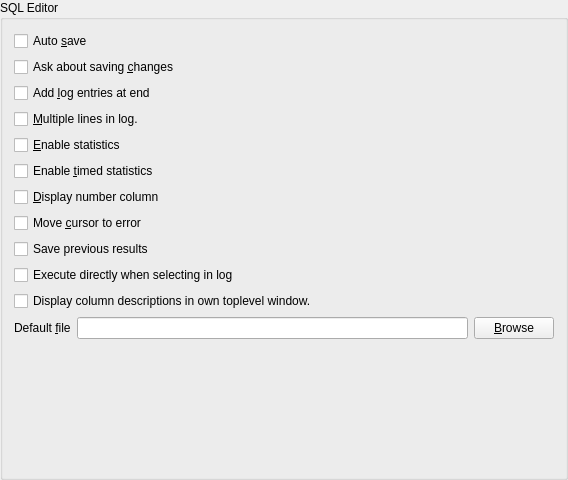
<ui version="4.0" >
 <class>toWorksheetSetupUI</class>
 <widget class="QWidget" name="toWorksheetSetupUI" >
  <property name="geometry" >
   <rect>
    <x>0</x>
    <y>0</y>
    <width>568</width>
    <height>480</height>
   </rect>
  </property>
  <property name="windowTitle" >
   <string>Form1</string>
  </property>
  <property name="toolTip" >
   <string>Automatically save file when closing editor (Without asking any questions).</string>
  </property>
  <layout class="QGridLayout" >
   <property name="leftMargin" >
    <number>0</number>
   </property>
   <property name="topMargin" >
    <number>0</number>
   </property>
   <property name="rightMargin" >
    <number>0</number>
   </property>
   <property name="bottomMargin" >
    <number>0</number>
   </property>
   <property name="horizontalSpacing" >
    <number>6</number>
   </property>
   <property name="verticalSpacing" >
    <number>6</number>
   </property>
   <item row="0" column="0" >
    <widget class="QGroupBox" name="GroupBox1" >
     <property name="title" >
      <string>SQL Editor</string>
     </property>
     <layout class="QGridLayout" >
      <property name="leftMargin" >
       <number>11</number>
      </property>
      <property name="topMargin" >
       <number>11</number>
      </property>
      <property name="rightMargin" >
       <number>11</number>
      </property>
      <property name="bottomMargin" >
       <number>11</number>
      </property>
      <property name="horizontalSpacing" >
       <number>6</number>
      </property>
      <property name="verticalSpacing" >
       <number>6</number>
      </property>
      <item row="0" column="0" colspan="3" >
       <widget class="QCheckBox" name="AutoSave" >
        <property name="text" >
         <string>Auto &amp;save</string>
        </property>
       </widget>
      </item>
      <item row="1" column="0" colspan="3" >
       <widget class="QCheckBox" name="CheckSave" >
        <property name="toolTip" >
         <string>Ask about saving changes when closing worksheet.</string>
        </property>
        <property name="text" >
         <string>Ask about saving &amp;changes</string>
        </property>
       </widget>
      </item>
      <item row="2" column="0" colspan="3" >
       <widget class="QCheckBox" name="LogAtEnd" >
        <property name="toolTip" >
         <string>Add newly executed queries at end of log instead of top. Changing this will mess up the log in the windows that are opened.</string>
        </property>
        <property name="text" >
         <string>Add &amp;log entries at end</string>
        </property>
       </widget>
      </item>
      <item row="3" column="0" colspan="3" >
       <widget class="QCheckBox" name="LogMulti" >
        <property name="toolTip" >
         <string>Display multiple lines in the SQL column of the logging.</string>
        </property>
        <property name="text" >
         <string>&amp;Multiple lines in log.</string>
        </property>
       </widget>
      </item>
      <item row="4" column="0" colspan="3" >
       <widget class="QCheckBox" name="Statistics" >
        <property name="toolTip" >
         <string>Enable statistic collection per default.</string>
        </property>
        <property name="text" >
         <string>&amp;Enable statistics</string>
        </property>
       </widget>
      </item>
      <item row="5" column="0" colspan="3" >
       <widget class="QCheckBox" name="TimedStatistics" >
        <property name="toolTip" >
         <string>Enable timed statistics as well when collecting normal statistics.</string>
        </property>
        <property name="text" >
         <string>Enable &amp;timed statistics</string>
        </property>
       </widget>
      </item>
      <item row="6" column="0" colspan="3" >
       <widget class="QCheckBox" name="DisplayNumber" >
        <property name="toolTip" >
         <string>Add a numbering column to the left of the result.</string>
        </property>
        <property name="text" >
         <string>&amp;Display number column</string>
        </property>
       </widget>
      </item>
      <item row="7" column="0" colspan="3" >
       <widget class="QCheckBox" name="MoveToError" >
        <property name="toolTip" >
         <string>Move the cursor to an error if the error occurs.</string>
        </property>
        <property name="text" >
         <string>Move &amp;cursor to error</string>
        </property>
       </widget>
      </item>
      <item row="8" column="0" colspan="3" >
       <widget class="QCheckBox" name="History" >
        <property name="toolTip" >
         <string>Keep previous results in while editor is open. Will consume lot of memory.</string>
        </property>
        <property name="text" >
         <string>Save previous results</string>
        </property>
       </widget>
      </item>
      <item row="11" column="1" >
       <widget class="QLineEdit" name="DefaultFile" />
      </item>
      <item row="11" column="2" >
       <widget class="QPushButton" name="FileChoose" >
        <property name="text" >
         <string>&amp;Browse</string>
        </property>
       </widget>
      </item>
      <item row="11" column="0" >
       <widget class="QLabel" name="TextLabel1" >
        <property name="toolTip" >
         <string>File to automatically open in a new editor.</string>
        </property>
        <property name="text" >
         <string>Default &amp;file</string>
        </property>
        <property name="wordWrap" >
         <bool>false</bool>
        </property>
        <property name="buddy" >
         <cstring>DefaultFile</cstring>
        </property>
       </widget>
      </item>
      <item row="12" column="1" >
       <spacer>
        <property name="orientation" >
         <enum>Qt::Vertical</enum>
        </property>
        <property name="sizeType" >
         <enum>QSizePolicy::Expanding</enum>
        </property>
        <property name="sizeHint" >
         <size>
          <width>20</width>
          <height>160</height>
         </size>
        </property>
       </spacer>
      </item>
      <item row="9" column="0" colspan="3" >
       <widget class="QCheckBox" name="ExecLog" >
        <property name="toolTip" >
         <string>Execute a statement when it is
			selected in the log, if disabled simply selected
			the statement in the log.</string>
        </property>
        <property name="text" >
         <string>Execute directly when selecting in log</string>
        </property>
       </widget>
      </item>
      <item row="10" column="0" colspan="3" >
       <widget class="QCheckBox" name="ToplevelDescribe" >
        <property name="toolTip" >
         <string>Execute a statement when it is
			selected in the log, if disabled simply selected
			the statement in the log.</string>
        </property>
        <property name="text" >
         <string>Display column descriptions in own toplevel window.</string>
        </property>
       </widget>
      </item>
     </layout>
    </widget>
   </item>
  </layout>
 </widget>
 <layoutdefault spacing="6" margin="11" />
 <pixmapfunction>qPixmapFromMimeSource</pixmapfunction>
 <tabstops>
  <tabstop>AutoSave</tabstop>
  <tabstop>CheckSave</tabstop>
  <tabstop>LogAtEnd</tabstop>
  <tabstop>LogMulti</tabstop>
  <tabstop>Statistics</tabstop>
  <tabstop>TimedStatistics</tabstop>
  <tabstop>DisplayNumber</tabstop>
  <tabstop>History</tabstop>
  <tabstop>ExecLog</tabstop>
  <tabstop>DefaultFile</tabstop>
  <tabstop>FileChoose</tabstop>
 </tabstops>
 <resources/>
 <connections>
  <connection>
   <sender>FileChoose</sender>
   <signal>clicked()</signal>
   <receiver>toWorksheetSetupUI</receiver>
   <slot>chooseFile()</slot>
   <hints>
    <hint type="sourcelabel" >
     <x>20</x>
     <y>20</y>
    </hint>
    <hint type="destinationlabel" >
     <x>20</x>
     <y>20</y>
    </hint>
   </hints>
  </connection>
  <connection>
   <sender>History</sender>
   <signal>toggled(bool)</signal>
   <receiver>ExecLog</receiver>
   <slot>setEnabled(bool)</slot>
   <hints>
    <hint type="sourcelabel" >
     <x>20</x>
     <y>20</y>
    </hint>
    <hint type="destinationlabel" >
     <x>20</x>
     <y>20</y>
    </hint>
   </hints>
  </connection>
 </connections>
</ui>
